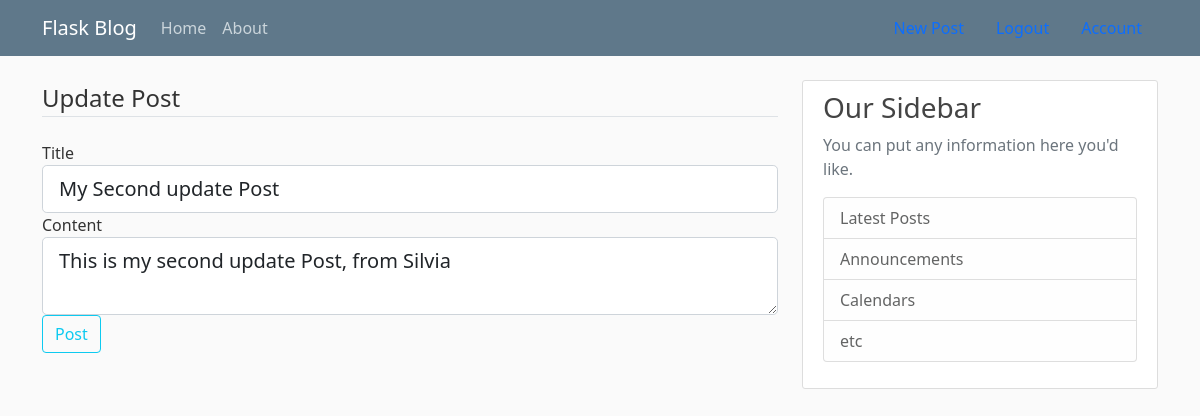
The app's page /post/2/update (signed in) with its own data.
### flaskblog/models.py (models this page shows, shortened)
class Post(db.Model):
    id = db.Column(db.Integer, primary_key=True)
    title = db.Column(db.String(100), nullable=False)
    date_posted = db.Column(db.DateTime, nullable=False, default=datetime.utcnow)
    content = db.Column(db.Text, nullable=False)
    user_id = db.Column(db.Integer, db.ForeignKey('user.id'), nullable=False)

### flaskblog/routes.py (the view)
@app.route("/post/<int:post_id>/update", methods=['GET', 'POST'])
@login_required
def update_post(post_id):
    post = Post.query.get_or_404(post_id)
    if post.author != current_user:
        abort(403)
    form = PostForm()
    if form.validate_on_submit():
        post.title = form.title.data
        post.content = form.content.data
        db.session.commit()
        flash('Your post has been update!', 'success')
        return redirect(url_for('post',post_id=post.id))
    elif request.method == 'GET':
        form.title.data = post.title
        form.content.data = post.content
    return render_template("create_post.html", title='Update Post',
                            form=form, legend='Update Post')

### flaskblog/forms.py
class PostForm(FlaskForm):
    title = StringField('Title', validators=[DataRequired()])
    content = TextAreaField('Content', validators=[DataRequired()])
    submit = SubmitField('Post')

### flaskblog/models.py (called while the page is built)
@login_manager.user_loader
def load_user(user_id):
    return User.query.get(int(user_id))

### flaskblog/templates/create_post.html (shortened to what this page needs)
{% extends "layout.html" %}
{% block content %}
    <form method="POST" action="">
          <fieldset class="form-group">
              <legend class="border-bottom mb-4">{{ legend }}</legend>
              <div class="form-group">
                  {{ form.title.label(class="form-control-label") }}
                  {% if form.title.errors %}
                      {{ form.title(class="form-control form-control-lg is-invalid") }}
                      <div class="invalid-feedback">
                          {% for error in form.title.errors %}
                              <span>{{ error }}</span>
                          {% endfor %}
                      </div>
                  {% else %}
                      {{ form.title(class="form-control form-control-lg") }}
                  {% endif %}
              </div>
              <div class="form-group">
                  {{ form.content.label(class="form-control-label") }}
                  {% if form.content.errors %}
                      {{ form.content(class="form-control form-control-lg is-invalid") }}
                      <div class="invalid-feedback">
                          {% for error in form.content.errors %}
                              <span>{{ error }}</span>
                          {% endfor %}
                      </div>
                  {% else %}
                      {{ form.content(class="form-control form-control-lg") }}
                  {% endif %}
              </div>
          </fieldset>
          <div class="form-group">
              {{ form.submit(class="btn btn-outline-info") }}
          </div>
      </form>
{% endblock content %}

### flaskblog/static/main.css (style rules this page uses)
body { background: #fafafa; color: #333333; margin-top: 5rem; }

### records on screen
Post: title "My Second update Post", content "This is my second update Post, from Silvia"

### other values on screen
{{ legend }} "Update Post"
